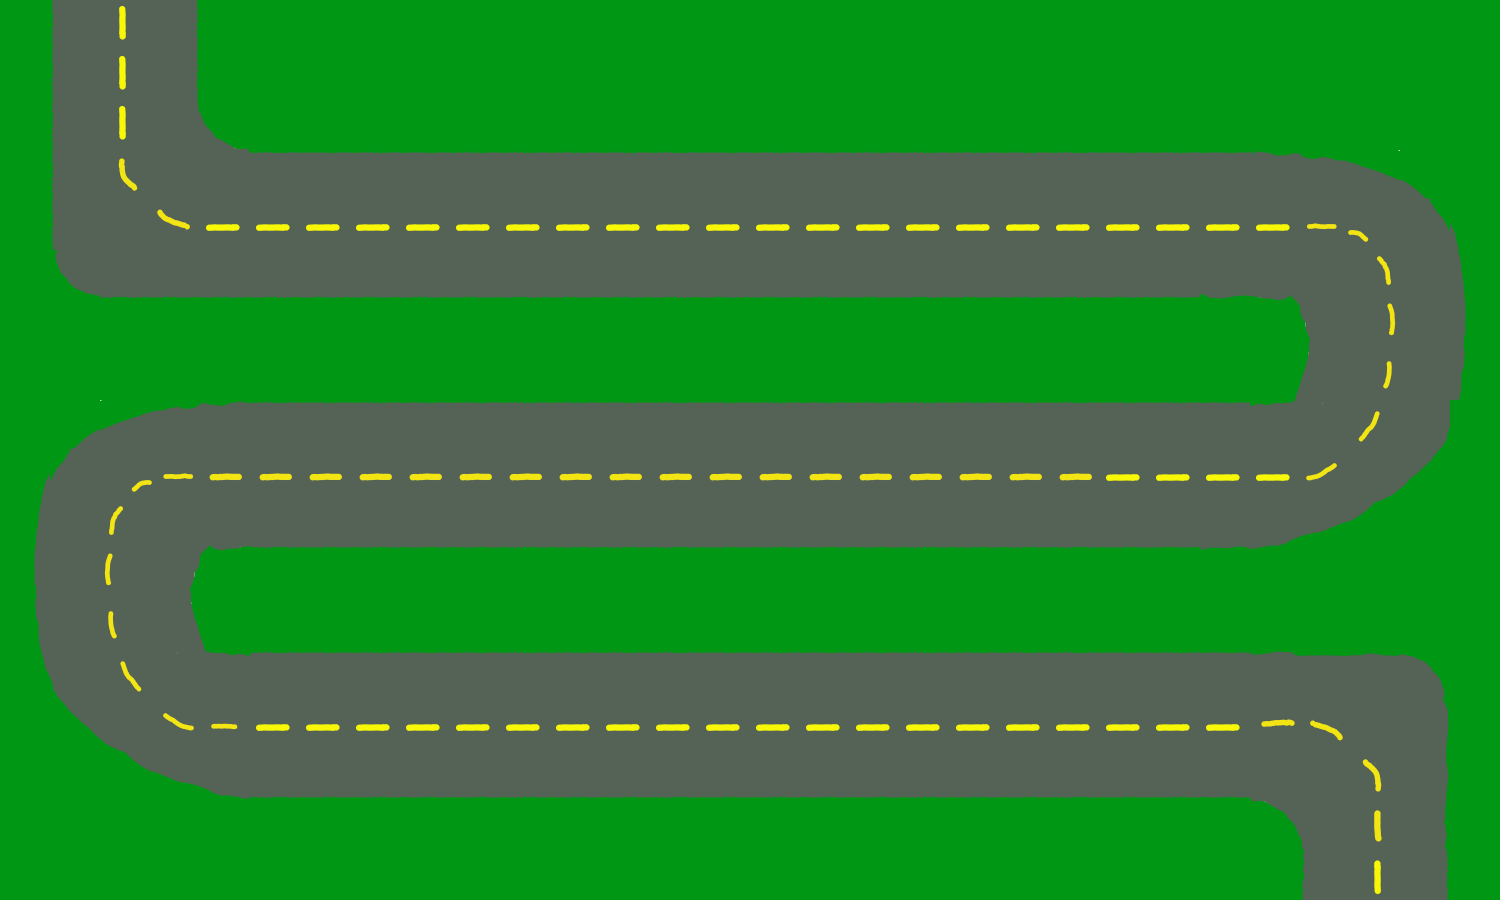

The image is a tile-based game level rendered from a .tmx file. Its description and complete source (layers, tilesets, objects, tile grids) follow:
An orthogonal 30x18 tile map with 50x50 px tiles, 1 tile layer (Tile Layer 1) and 1 object.

<map version="1.10" tiledversion="1.10.2" orientation="orthogonal" renderorder="right-down" width="30" height="18" tilewidth="50" tileheight="50" infinite="0" nextlayerid="3" nextobjectid="2">
 <tileset firstgid="1" source="tile_set.tsx" />
 <layer id="1" name="Tile Layer 1" width="30" height="18">
  <data encoding="csv">
2,3,4,3221225475,2,2,2,2,2,2,2,2,2,2,2,2,2,2,2,2,2,2,2,2,2,2,2,2,2,2,
2,3,4,3221225475,2,2,2,2,125,125,125,125,125,125,125,125,125,125,2,2,2,2,2,2,2,2,2,2,2,2,
2,3,4,45,46,2,2,2,2,2,2,2,2,2,2,2,2,2,125,2,2,2,2,2,2,2,2,2,2,2,
2,3,64,65,66,2684354563,2684354563,2684354563,2684354563,2684354563,2684354563,2684354563,2684354563,2684354563,2684354563,2684354563,2684354563,2684354563,2684354563,2684354563,2684354563,2684354563,2684354563,2684354563,2684354563,67,68,69,1073742033,2,
2,3,84,85,1610612740,1610612740,1610612740,1610612740,1610612740,1610612740,1610612740,1610612740,1610612740,1610612740,1610612740,1610612740,1610612740,1610612740,1610612740,1610612740,1610612740,1610612740,1610612740,1610612740,1610612740,1610612740,88,89,90,1073741995,
2,103,1610612739,1610612739,1610612739,1610612739,1610612739,1610612739,1610612739,1610612739,1610612739,1610612739,1610612739,1610612739,1610612739,1610612739,1610612739,1610612739,1610612739,1610612739,1610612739,1610612739,1610612739,1610612739,106,107,108,109,110,111,
26,26,26,26,26,26,26,26,26,26,26,26,26,26,26,26,26,26,26,26,26,26,26,26,126,127,128,129,130,131,
26,26,26,26,26,26,26,26,26,26,26,26,26,26,26,26,26,26,26,26,26,26,26,26,146,147,148,149,150,151,
191,3221225681,2147483717,2147483716,2147483715,2684354563,2684354563,2684354563,2684354563,2684354563,2684354563,2684354563,2684354563,2684354563,2684354563,2684354563,2684354563,2684354563,2684354563,2684354563,2684354563,2684354563,2684354563,2684354563,2684354563,167,168,169,170,2,
3221225643,2147483738,2147483737,2147483736,1610612760,1610612760,1610612760,1610612760,1610612760,1610612760,1610612760,1610612760,1610612760,1610612760,1610612760,1610612760,1610612760,1610612760,1610612760,1610612760,1610612760,1610612760,1610612740,1610612740,1610612740,1610612740,188,189,190,191,
2147483759,2147483758,2147483757,2147483756,2147483755,3758096387,3758096387,3758096387,3758096387,3758096387,3758096387,3758096387,3758096387,3758096387,3758096387,3758096387,3758096387,3758096387,3758096387,3758096387,3758096387,3758096387,3758096387,1610612739,206,207,208,209,210,26,
2147483779,2147483778,2147483777,2147483776,2147483775,26,26,26,26,26,26,26,26,26,26,26,26,26,26,26,26,26,26,26,26,26,26,26,26,26,
2147483799,2147483798,2147483797,2147483796,2147483795,26,26,26,26,26,26,26,26,26,26,26,26,26,26,26,26,26,26,26,26,26,26,26,26,26,
2147483819,2147483818,2147483817,2147483816,2147483815,2684354563,2684354563,2684354563,2684354563,2684354563,2684354563,2684354563,2684354563,2684354563,2684354563,2684354563,2684354563,2684354563,2684354563,2684354563,2684354563,2684354563,2684354563,2684354563,2684354563,3221225578,3221225577,3221225576,3221225575,144,
2147483839,2147483838,2147483837,2147483836,2147483835,1610612740,1610612740,1610612740,1610612740,1610612740,1610612740,1610612740,1610612740,1610612740,1610612740,1610612740,1610612740,1610612740,1610612740,1610612740,1610612740,1610612740,1610612740,1610612740,1610612740,3221225558,3221225557,3221225556,3221225555,144,
191,2147483858,2147483857,2147483856,2147483855,3758096387,3758096387,3758096387,3758096387,3758096387,3758096387,3758096387,3758096387,3758096387,3758096387,3758096387,3758096387,3758096387,3758096387,3758096387,3758096387,3758096387,3758096387,3758096387,3758096387,3221225538,3221225537,3221225536,3221225535,144,
26,26,26,26,26,26,26,26,26,26,26,26,26,26,26,26,26,26,26,26,26,26,26,26,26,3221225518,3221225517,3221225516,3221225515,26,
26,26,26,26,26,26,26,26,26,26,26,26,26,26,26,26,26,26,26,26,26,26,26,26,26,26,3221225477,3221225476,3221225475,26
</data>
 </layer>
 <objectgroup id="2" name="waypoints" visible="0">
  <object id="1" x="125" y="0">
   <polyline points="0,0 0,175 25,200 50,225 75,225 1200,225 1237.5,237.5 1262.5,275 1275,325 1262.5,375 1237.5,425 1200,475 1150,475 100,475 50,475 12.5,487.5 -12.5,525 -12.5,562.5 -12.5,612.5 0,662.5 25,700 62.5,725 1200,725 1250,762.5 1250,812.5 1250,950" />
  </object>
 </objectgroup>
</map>
